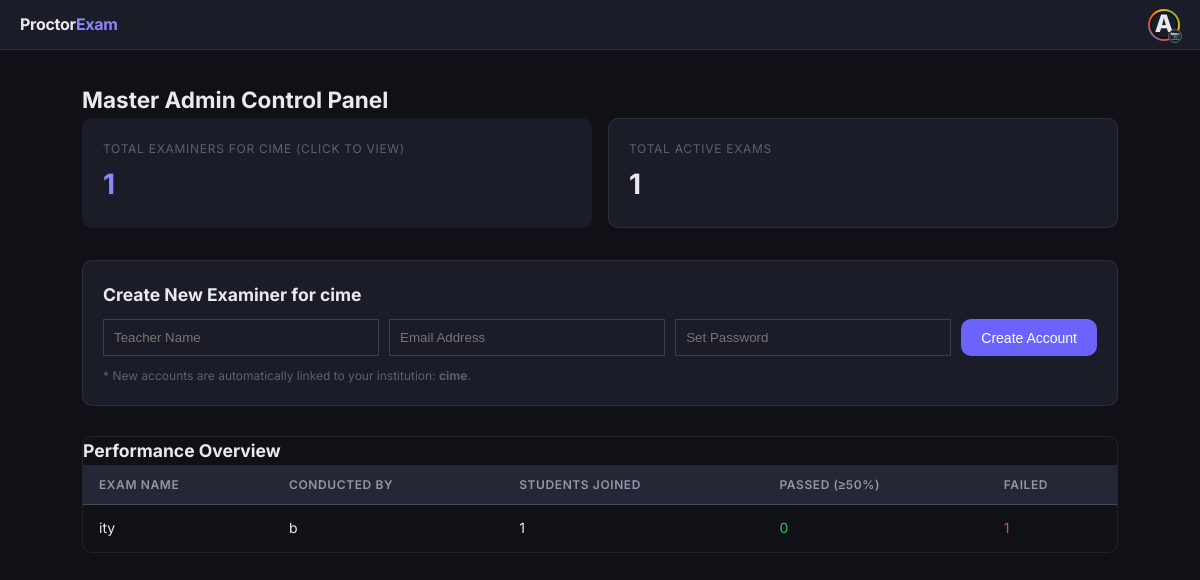
The page /admin/dashboard (signed in) on the database its author committed.
### tables this page shows
CREATE TABLE users (
    id INTEGER PRIMARY KEY AUTOINCREMENT,
    role TEXT NOT NULL,                  -- student / admin / examiner / developer
    username TEXT NOT NULL,
    email TEXT UNIQUE NOT NULL,
    password TEXT NOT NULL,
    college_name TEXT NOT NULL,
    profile_pic TEXT DEFAULT 'default_avatar.png',
    status TEXT DEFAULT 'active'
);

CREATE TABLE exams (
    id INTEGER PRIMARY KEY AUTOINCREMENT,
    exam_name TEXT NOT NULL,
    subject TEXT NOT NULL,
    description TEXT,
    start_time TEXT NOT NULL,
    duration INTEGER NOT NULL,
    random_password TEXT NOT NULL,
    examiner_id INTEGER NOT NULL,
    results_published INTEGER DEFAULT 0,

    -- âœ… CSV FEATURE COLUMN
    allowed_emails TEXT,

    FOREIGN KEY (examiner_id) REFERENCES users(id)
);

### app.py (the view)
@app.route('/admin/dashboard')
@login_required
@admin_required
def admin_dashboard():
    conn = get_db()
    teachers = conn.execute('''SELECT id, username, email, college_name,
                               (SELECT COUNT(*) FROM exams WHERE examiner_id = users.id) as exam_count
                               FROM users WHERE role = 'examiner' AND college_name = ?''', (session['college'],)).fetchall()
    global_stats = conn.execute('''SELECT e.id, e.exam_name, u.username as teacher,
                                   (SELECT COUNT(*) FROM results WHERE exam_id = e.id) as student_count,
                                   (SELECT COUNT(*) FROM results WHERE exam_id = e.id AND (CAST(score AS FLOAT)/NULLIF(total_questions, 0)) >= 0.5) as pass_count
                                   FROM exams e JOIN users u ON e.examiner_id = u.id
                                   WHERE u.college_name = ?''', (session['college'],)).fetchall()
    conn.close()
    return render_template('admin_dashboard.html', teachers=teachers, stats=global_stats)

### app.py (called while the page is built)
def get_db():
    conn = sqlite3.connect(DB_PATH, timeout=20)
    conn.row_factory = sqlite3.Row
    return conn

def login_required(f):
    @wraps(f)
    def decorated(*args, **kwargs):
        if 'user_id' not in session: return redirect(url_for('login'))
        return f(*args, **kwargs)
    return decorated

def admin_required(f):
    @wraps(f)
    def decorated(*args, **kwargs):
        if session.get('role') != 'admin':
            flash('Access Denied: Master Admin privileges required.', 'error')
            return redirect(url_for('dashboard'))
        return f(*args, **kwargs)
    return decorated

### templates/admin_dashboard.html (shortened to what this page needs)
{% extends "base.html" %}
{% block content %}
<div class="page">
    <h2>Master Admin Control Panel</h2>
    <div class="stats-grid">
        <div class="stat-card clickable-card" id="examiner-stats-card" onclick="toggleExaminerList()">
            <div class="label">Total Examiners for {{ session['college'] }} (Click to View)</div>
            <div class="value" style="color:var(--accent2);">{{ teachers|length }}</div>
        </div>
        <div class="stat-card">
            <div class="label">Total Active Exams</div>
            <div class="value">{{ stats|length }}</div>
        </div>
    </div>
    <div class="table-wrap" style="margin-top:20px; padding:20px; background:var(--bg2);">
        <h3>Create New Examiner for {{ session['college'] }}</h3>
        <form action="{{ url_for('create_examiner') }}" method="POST" style="display:flex; gap:10px; margin-top:10px; flex-wrap: wrap;">
            <input type="text" name="username" placeholder="Teacher Name" required class="btn-outline" style="padding:10px; flex:1; min-width:150px;">
            <input type="email" name="email" placeholder="Email Address" required class="btn-outline" style="padding:10px; flex:1; min-width:200px;">
            <input type="password" name="password" placeholder="Set Password" required class="btn-outline" style="padding:10px; flex:1; min-width:150px;">
            <button type="submit" class="btn btn-primary" style="padding: 0 20px;">Create Account</button>
        </form>
        <p style="font-size: 12px; color: var(--text3); margin-top: 10px;">
            * New accounts are automatically linked to your institution: <strong>{{ session['college'] }}</strong>.
        </p>
    </div>
    <div class="table-wrap" style="margin-top:30px;">
        <h3>Performance Overview</h3>
        <table>
            <thead>
                <tr>
                    <th>Exam Name</th>
                    <th>Conducted By</th>
                    <th>Students Joined</th>
                    <th>Passed (≥50%)</th>
                    <th>Failed</th>
                </tr>
            </thead>
            <tbody>
                {% for item in stats %}
                <tr>
                    <td>{{ item.exam_name }}</td>
                    <td>{{ item.teacher }}</td>
                    <td>{{ item.student_count }}</td>
                    <td style="color:var(--success);">{{ item.pass_count }}</td>
                    <td style="color:var(--danger);">{{ item.student_count - item.pass_count }}</td>
                </tr>
                {% else %}
                <tr>
                    <td colspan="5" style="text-align:center; padding:20px;">No exam data available for this college.</td>
                </tr>
                {% endfor %}
            </tbody>
        </table>
    </div>
</div>
{% endblock %}

### static/css/style.css (style rules this page uses)
*, *::before, *::after { box-sizing: border-box; margin: 0; padding: 0; }
:root { --bg: #0f1117; --bg2: #1a1d27; --bg3: #242736; --border: rgba(255,255,255,0.08); --border2: rgba(255,255,255,0.15); --text: #e8eaf0; --text2: #9196a8; --text3: #5c6070; --accent: #6c63ff; --accent2: #8b85ff; --accent-dim: rgba(108,99,255,0.15); --success: #22c55e; --success-dim: rgba(34,197,94,0.12); --danger: #ef4444; --danger-dim: rgba(239,68,68,0.12); --warning: #f59e0b; --warning-dim: rgba(245,158,11,0.12); --radius: 10px; --radius-lg: 16px; --shadow: 0 4px 24px rgba(0,0,0,0.4); }
body { font-family: 'Inter', 'Segoe UI', sans-serif; background: var(--bg); color: var(--text); min-height: 100vh; line-height: 1.6; font-size: 15px; }
.btn { display: inline-flex; align-items: center; gap: 8px; padding: 10px 20px; border-radius: var(--radius); font-size: 14px; font-weight: 500; border: none; cursor: pointer; transition: all 0.2s; text-decoration: none; }
.btn-primary { background: var(--accent); color: #fff; }
.btn-outline { background: transparent; border: 1px solid var(--border2); color: var(--text); }
.page { padding: 2rem; max-width: 1100px; margin: 0 auto; }
.stats-grid { display: grid; grid-template-columns: repeat(auto-fit, minmax(160px, 1fr)); gap: 1rem; margin-bottom: 2rem; }
.stat-card { background: var(--bg2); border: 1px solid var(--border); border-radius: var(--radius); padding: 1.25rem; }
.stat-card .label { font-size: 12px; color: var(--text3); text-transform: uppercase; letter-spacing: 0.06em; }
.stat-card .value { font-size: 28px; font-weight: 700; margin-top: 4px; }
.table-wrap { overflow-x: auto; border-radius: var(--radius); border: 1px solid var(--border); }
table { width: 100%; border-collapse: collapse; }
thead th { background: var(--bg3); padding: 10px 16px; text-align: left; font-size: 12px; color: var(--text2); font-weight: 600; text-transform: uppercase; letter-spacing: 0.05em; border-bottom: 1px solid var(--border); }
tbody td { padding: 12px 16px; font-size: 14px; border-bottom: 1px solid var(--border); }
tbody tr:last-child td { border-bottom: none; }

### templates/admin_dashboard.html (style rules this page uses)
.clickable-card { cursor: pointer; transition: transform 0.2s, border-color 0.2s; border: 1px solid transparent; }

### rows shown on the page
users: college "CIME", college "cime"
exams: exam_name "ity", teacher "b", student_count "1", pass_count "0", item.student_count-item.pass_count "1"

### other values the page prints
{{ session.username[0].upper() }} "A"
{{ teachers|length }} "1"
{{ stats|length }} "1"
